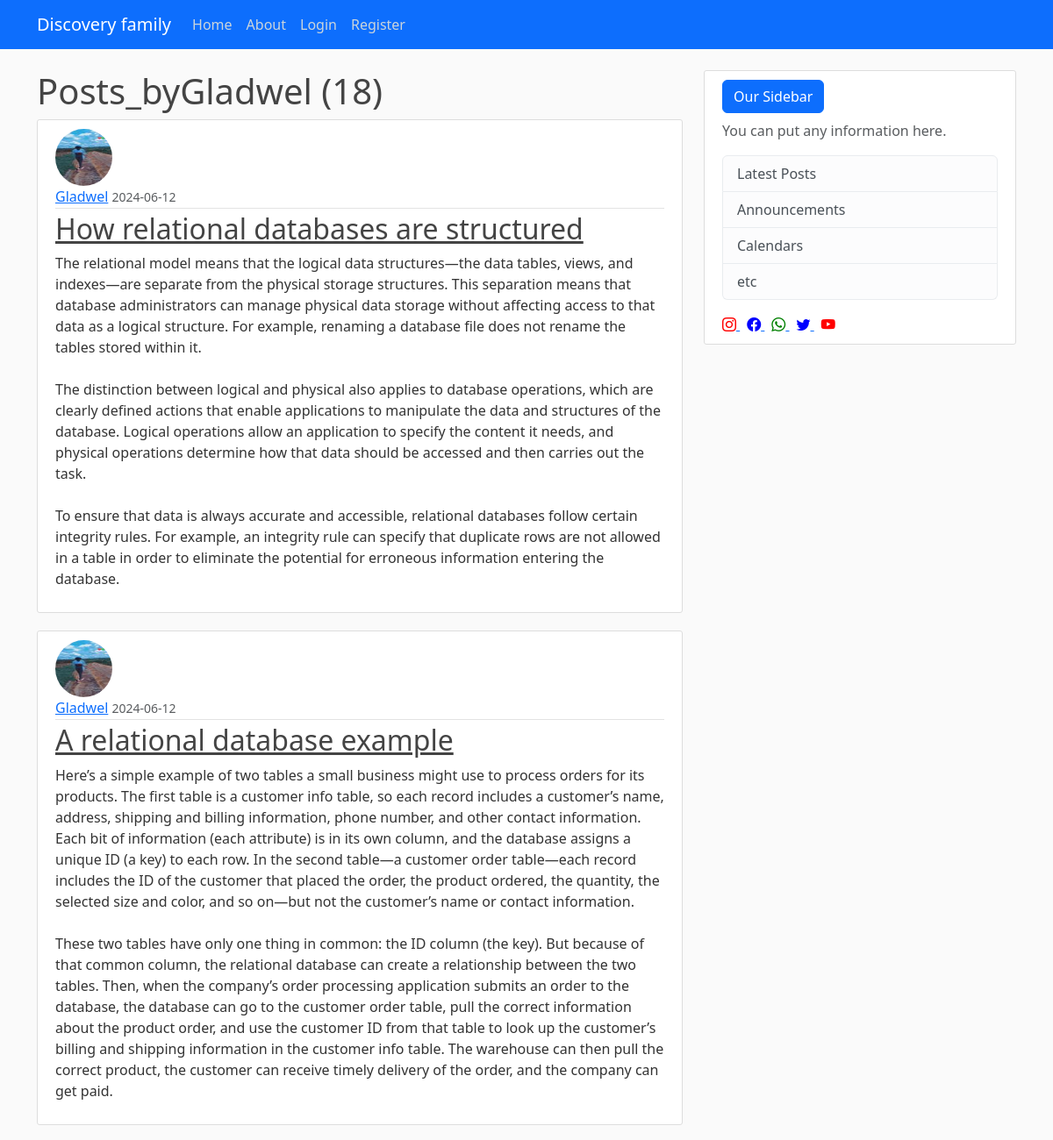
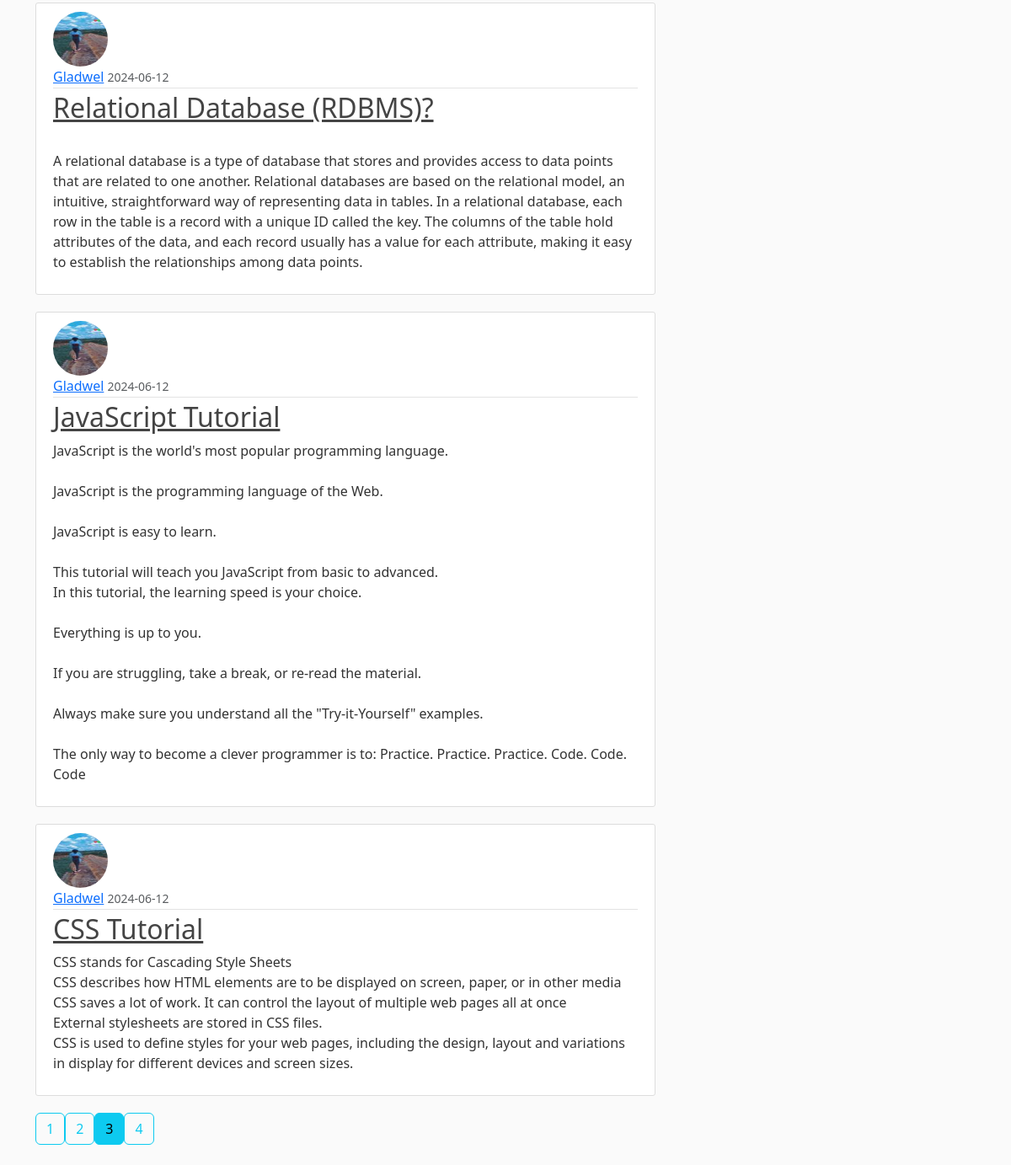
Screenshot of /user/Gladwel?page=3 with the database file from the repository (2 pictures, top to bottom).
### app/models.py (models this page shows, shortened)
class User(db.Model, UserMixin):
    id = db.Column(db.Integer, primary_key=True)
    username = db.Column(db.String(12), unique=True, nullable=False)
    email = db.Column(db.String(120), unique=True, nullable=False)
    image_file = db.Column(db.String(20), nullable=False, default='default.jpeg')
    password = db.Column(db.String(60), nullable=False)
    posts = db.relationship('Post', backref='author', lazy=True)

class Post(db.Model):
    id = db.Column(db.Integer, primary_key=True)
    title = db.Column(db.String(100), nullable=False)
    content = db.Column(db.Text, nullable=False)
    date_posted = db.Column(db.DateTime, nullable=False, default=datetime.utcnow)
    user_id = db.Column(db.Integer, db.ForeignKey('user.id'), nullable=False)

### app/route.py (the view)
@app.route("/user/<string:username>")
def user_posts(username):
    page = request.args.get('page', 1, type=int)
    user = User.query.filter_by(username=username).first_or_404()
    posts = Post.query.filter_by(author=user).order_by(Post.date_posted.desc()).paginate(page=page, per_page=5)
    return render_template("user_post.html", posts=posts, user=user)

### app/templates/user_post.html
{% extends "base.html" %}
{% block content %}
<h1>Posts_by{{ user.username }} ({{ posts.total }})</h1>
{% for post in posts.items %}
<article class="media content-section">
  <img
    class="rounded-circle article-img"
    src="{{ url_for('static', filename='profile_pics/' + post.author.image_file) }}"
    alt="{{ post.author.username }}"
  />
  <div class="media-body">
    <div class="article-metadata">
      <a class="mr-2" href="{{ url_for('user_posts',username=post.author.username) }}">{{ post.author.username }}</a>
      <small class="text-muted">{{ post.date_posted.strftime('%Y-%m-%d') }}</small>
    </div>
    <h2><a class="article-title" href="{{ url_for('post', post_id=post.id) }}">{{ post.title }}</a></h2>
    <p class="article-content">{{ post.content }}</p>
  </div>
</article>
{% endfor %}
<div class="pagination">
  {% for page_num in posts.iter_pages() %}
    {% if page_num %}
    {% if posts.page ==page_num %}
    <a class="btn btn-info mb-4" href="{{ url_for('user_posts',username=user.username, page=page_num) }}">{{ page_num }}</a>
    {% else %}
    <a class="btn btn-outline-info mb-4" href="{{ url_for('user_posts',username=user.username, page=page_num) }}">{{ page_num }}</a>
    {% endif %}
      {% else %}
      ...
    {% endif %}
  {% endfor %}
</div>
{% endblock %}

### app/static/main.css (style rules this page uses)
body { background: #fafafa; color: #333333; margin-top: 5rem; }
h1, h2, h3, h4, h5, h6 { color: #444444; }
.content-section { background: #ffffff; padding: 10px 20px; border: 1px solid #dddddd; border-radius: 3px; margin-bottom: 20px; }
.article-title { color: #444444; }
.article-content { white-space: pre-line; }
.article-img { height: 65px; width: 65px; margin-right: 16px; }
.article-metadata { padding-bottom: 1px; margin-bottom: 4px; border-bottom: 1px solid #e3e3e3 }

### rows the page displays
User: username "Gladwel"
Post: image_file (picture), author.username "Gladwel", date_posted "2024-06-12", title "How relational databases are structured", content "The relational model means that the logical data structures—the data tables, views, and indexes—are separate from the physical storage structures. This separation means that database administrators can manage physical data storage without affecting access to that data as a logical structure. For example, renaming a database file does not rename the tables stored within it. The distinction between logical and physical also applies to database operations, which are clearly defined actions that enable applications to manipulate the data and structures of the database. Logical operations allow an application to specify the content it needs, and physical operations determine how that data should…"
Post: image_file (picture), author.username "Gladwel", date_posted "2024-06-12", title "A relational database example", content "Here’s a simple example of two tables a small business might use to process orders for its products. The first table is a customer info table, so each record includes a customer’s name, address, shipping and billing information, phone number, and other contact information. Each bit of information (each attribute) is in its own column, and the database assigns a unique ID (a key) to each row. In the second table—a customer order table—each record includes the ID of the customer that placed the order, the product ordered, the quantity, the selected size and color, and so on—but not the customer’s name or contact information. These two tables have only one thing in common: the ID column (the…"
Post: image_file (picture), author.username "Gladwel", date_posted "2024-06-12", title "Relational Database (RDBMS)?", content "A relational database is a type of database that stores and provides access to data points that are related to one another. Relational databases are based on the relational model, an intuitive, straightforward way of representing data in tables. In a relational database, each row in the table is a record with a unique ID called the key. The columns of the table hold attributes of the data, and each record usually has a value for each attribute, making it easy to establish the relationships among data points."
Post: image_file (picture), author.username "Gladwel", date_posted "2024-06-12", title "JavaScript Tutorial", content "JavaScript is the world's most popular programming language. JavaScript is the programming language of the Web. JavaScript is easy to learn. This tutorial will teach you JavaScript from basic to advanced. In this tutorial, the learning speed is your choice. Everything is up to you. If you are struggling, take a break, or re-read the material. Always make sure you understand all the \"Try-it-Yourself\" examples. The only way to become a clever programmer is to: Practice. Practice. Practice. Code. Code. Code"
Post: image_file (picture), author.username "Gladwel", date_posted "2024-06-12", title "CSS Tutorial", content "CSS stands for Cascading Style Sheets CSS describes how HTML elements are to be displayed on screen, paper, or in other media CSS saves a lot of work. It can control the layout of multiple web pages all at once External stylesheets are stored in CSS files. CSS is used to define styles for your web pages, including the design, layout and variations in display for different devices and screen sizes."

### other values shown
{{ posts.total }} "18"
{{ page_num }} "1" "2" "4"
{{ page_num }} "3"
